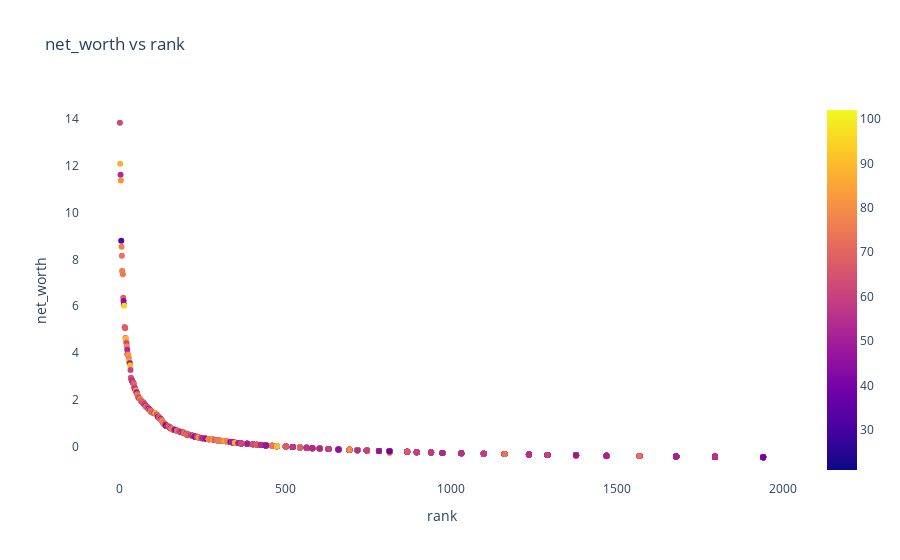

Notebook code for this chart:
### Code cell
# import graph objects as "go"
import plotly.graph_objs as go
import plotly.offline as pyoff
# creating trace1
data =go.Scatter(
                    x = df['rank'],
                    y = df['net_worth'],
                    mode = "markers",
                    name = "",
                    marker = dict(color = df['age'], showscale = True)
                    )



layout = dict(title = 'net_worth vs rank',
              yaxis= dict(title= 'net_worth',ticklen= 5,zeroline= False),
              xaxis= dict(title= 'rank',ticklen= 5,zeroline= False),
              plot_bgcolor='rgba(0,0,0,0)'
             )
fig = dict(data = data, layout = layout)
pyoff.iplot(fig)

### Figure 1 — Plotly figure (JSON) as saved in the notebook; plotly's stock layout.template omitted (floating-point values rounded to 4 significant figures; data arrays with more than 128 entries replaced by an {"elided": "..."} marker saying what was removed)
{"data": [{"marker": {"color": {"elided": "2043 int values"}, "showscale": true}, "mode": "markers", "name": "", "type": "scatter", "x": {"elided": "2043 int values"}, "y": {"elided": "2043 float values"}}], "layout": {"plot_bgcolor": "rgba(0,0,0,0)", "title": {"text": "net_worth vs rank"}, "xaxis": {"ticklen": 5, "title": {"text": "rank"}, "zeroline": false}, "yaxis": {"ticklen": 5, "title": {"text": "net_worth"}, "zeroline": false}}}
